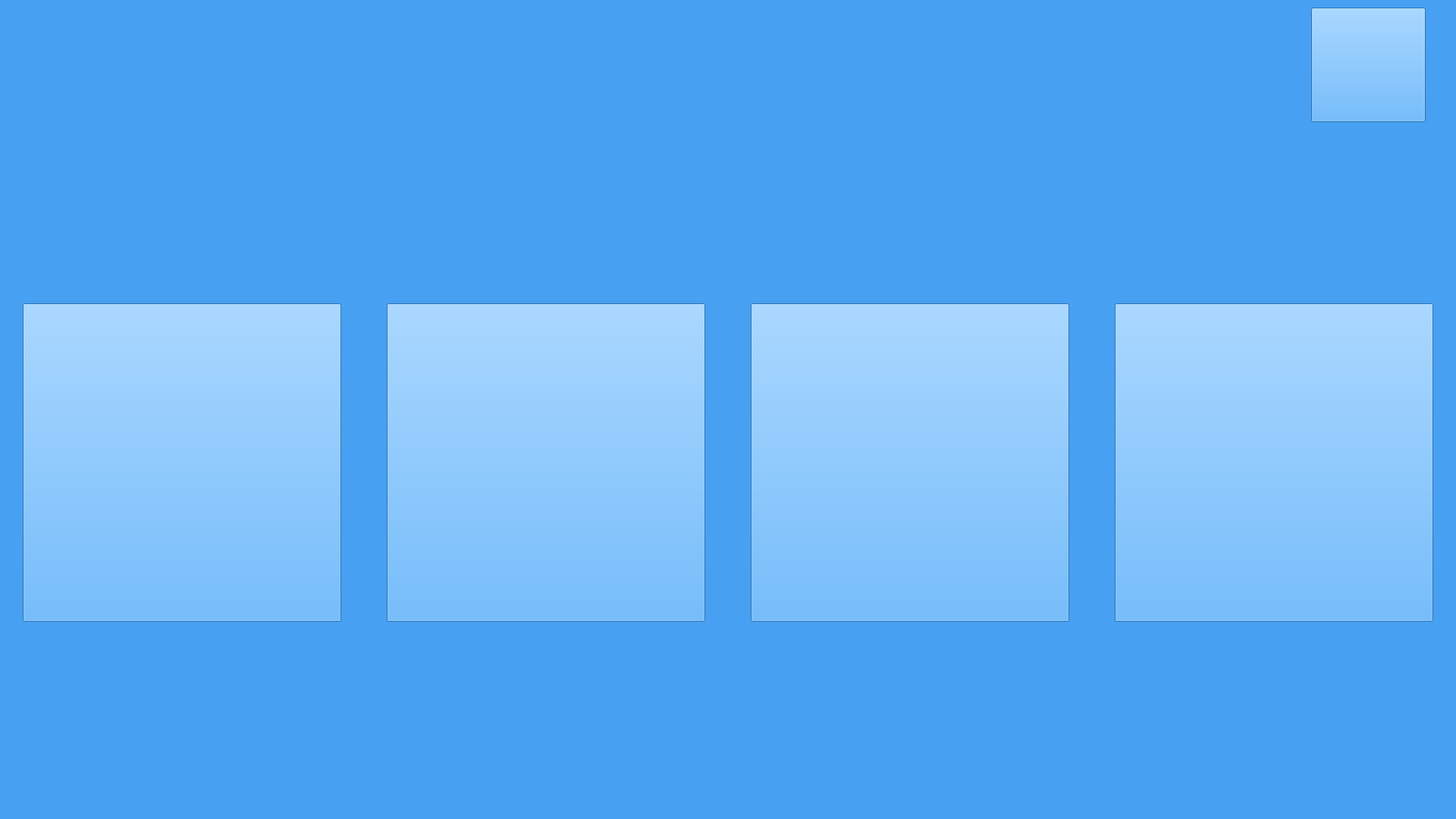
<?xml version="1.0" encoding="UTF-8"?>
<ui version="4.0">
 <class>Form</class>
 <widget class="QWidget" name="Form">
  <property name="geometry">
   <rect>
    <x>0</x>
    <y>0</y>
    <width>1920</width>
    <height>1080</height>
   </rect>
  </property>
  <property name="windowTitle">
   <string>Form</string>
  </property>
  <property name="styleSheet">
   <string notr="true">background-color: rgb(71, 160, 242);</string>
  </property>
  <widget class="QPushButton" name="modeButton2">
   <property name="geometry">
    <rect>
     <x>510</x>
     <y>400</y>
     <width>420</width>
     <height>420</height>
    </rect>
   </property>
   <property name="styleSheet">
    <string notr="true">border-image: url(:/assets/modebutton2.png);</string>
   </property>
   <property name="text">
    <string/>
   </property>
  </widget>
  <widget class="QPushButton" name="modeButton3">
   <property name="geometry">
    <rect>
     <x>990</x>
     <y>400</y>
     <width>420</width>
     <height>420</height>
    </rect>
   </property>
   <property name="styleSheet">
    <string notr="true">border-image: url(:/assets/modebutton3.png);</string>
   </property>
   <property name="text">
    <string/>
   </property>
  </widget>
  <widget class="QPushButton" name="modeButton4">
   <property name="geometry">
    <rect>
     <x>1470</x>
     <y>400</y>
     <width>420</width>
     <height>420</height>
    </rect>
   </property>
   <property name="toolTipDuration">
    <number>-5</number>
   </property>
   <property name="styleSheet">
    <string notr="true">border-image: url(:/assets/modebutton4.png);</string>
   </property>
   <property name="text">
    <string/>
   </property>
  </widget>
  <widget class="QPushButton" name="modeButton1">
   <property name="geometry">
    <rect>
     <x>30</x>
     <y>400</y>
     <width>420</width>
     <height>420</height>
    </rect>
   </property>
   <property name="styleSheet">
    <string notr="true">border-image: url(:/assets/modebutton1.png);</string>
   </property>
   <property name="text">
    <string/>
   </property>
  </widget>
  <widget class="QPushButton" name="pushButton_2">
   <property name="geometry">
    <rect>
     <x>1729</x>
     <y>10</y>
     <width>151</width>
     <height>151</height>
    </rect>
   </property>
   <property name="styleSheet">
    <string notr="true">border-image: url(:/assets/chatsbutton.png);</string>
   </property>
   <property name="text">
    <string/>
   </property>
  </widget>
  <widget class="QLabel" name="label">
   <property name="geometry">
    <rect>
     <x>0</x>
     <y>0</y>
     <width>831</width>
     <height>131</height>
    </rect>
   </property>
   <property name="styleSheet">
    <string notr="true">border-image: url(:/assets/background.png);</string>
   </property>
   <property name="text">
    <string/>
   </property>
  </widget>
 </widget>
 <resources>
  <include location="picture.qrc"/>
 </resources>
 <connections/>
</ui>
